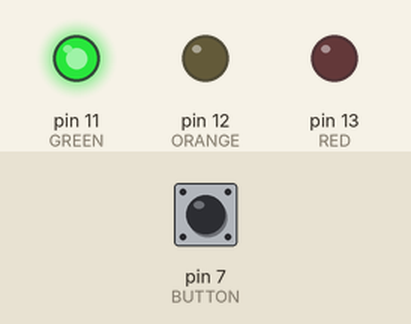
Simulated run of this sketch. Board: Arduino Uno, built with avr-gcc and run on an emulated ATmega328P. Shown: output pins drawn as LEDs (lit = HIGH). The test bench sets the inputs (shaded band); at power-on: pin 7 (BUTTON) HIGH.

Above: at 1.2 s.
1.3 s: pin 7 (BUTTON) pulled LOW for 0.15 s
At 1.6 s:
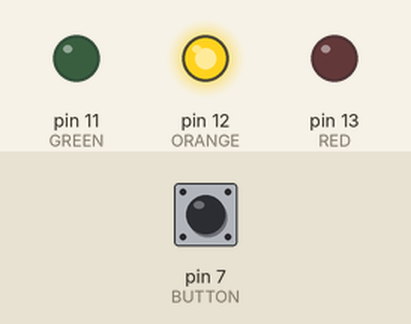
4.4 s: pin 7 (BUTTON) pulled LOW for 1 s
At 5.1 s:
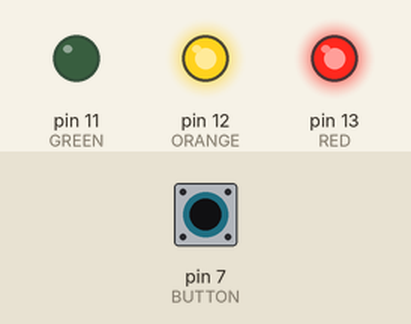
8.4 s: pin 7 (BUTTON) pulled LOW for 3.2 s
At 11.7 s:
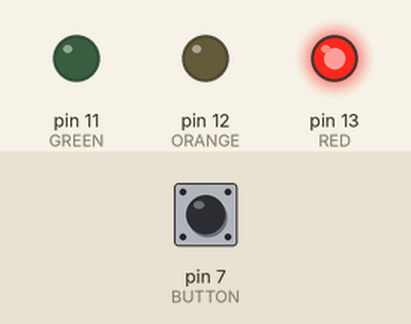
Timing chart, 0 to 13.2 s (numbered marks = the images above; inputs shaded):
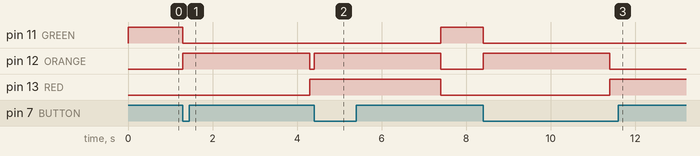

Measured:
- after the input at 1.3 s, pin 11 (GREEN): HIGH → LOW at once; pin 12 (ORANGE): LOW → HIGH at once, → LOW 3.0 s later; pin 13 (RED): LOW → HIGH after 3.0 s
- after the input at 4.4 s, pin 11 (GREEN): LOW → HIGH after 3.0 s; pin 12 (ORANGE): LOW → HIGH at once, → LOW 3.0 s later; pin 13 (RED): HIGH → LOW after 3.0 s
- after the input at 8.4 s, pin 11 (GREEN): HIGH → LOW at once; pin 12 (ORANGE): LOW → HIGH at once, → LOW 3.0 s later; pin 13 (RED): LOW → HIGH after 3.0 s

The sketch:

TrafficLights.ino
```cpp
int const RED = 13, ORANGE = 12, GREEN = 11, BUTTON=7;
int orangeLightOnInMs = 3000;
bool changeSequence;

void setup() {
  pinMode(RED,OUTPUT);
  pinMode(ORANGE,OUTPUT);
  pinMode(GREEN,OUTPUT);
  pinMode(BUTTON, INPUT_PULLUP);
  Serial.begin(9600);

  digitalWrite(RED, LOW);
  digitalWrite(ORANGE, LOW);
  digitalWrite(GREEN, HIGH);

  changeSequence = false;
}

void loop() {
  while(digitalRead(BUTTON)==HIGH){
    changeSequence=true;
  }
  if(changeSequence==true and digitalRead(GREEN)==HIGH){
    digitalWrite(GREEN, LOW);
    digitalWrite(ORANGE, HIGH);
    delay(orangeLightOnInMs);
    digitalWrite(ORANGE, LOW);
    digitalWrite(RED, HIGH);
    changeSequence=false;
  }
  if(changeSequence==true and digitalRead(GREEN)==LOW){
    digitalWrite(ORANGE,HIGH);
    delay(orangeLightOnInMs);
    digitalWrite(RED, LOW);
    digitalWrite(ORANGE, LOW);
    digitalWrite(GREEN, HIGH);
    changeSequence=false;
  }
}
```
